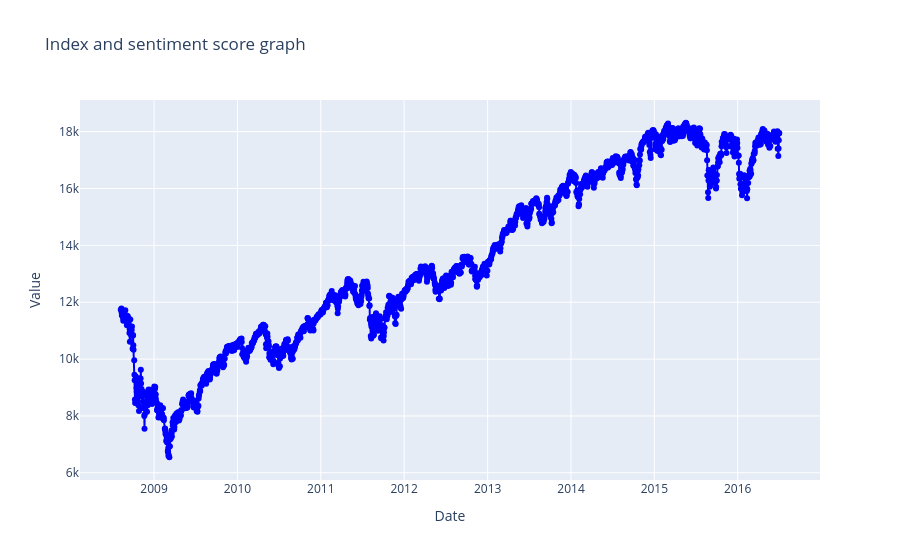

Notebook cell for this chart:
### Code cell
trace1 = go.Scatter(x=merged_df['Date'],y=merged_df['Close'], mode = 'lines+markers',name = 'Index Price',line = dict(color='blue'))
trace2 = go.Scatter(x=merged_df['Date'],y=merged_df['Sentiment_score'], mode = 'lines+markers',name = 'Sentiment Score',line = dict(color='green'))

layout = go.Layout(title = 'Index and sentiment score graph',xaxis = dict(title='Date'),yaxis = dict(title='Value'),hovermode = 'closest')

fig = go.Figure(data = [trace1],layout = layout)

fig.show()

### Figure 1 — Plotly figure (JSON) as saved in the notebook; plotly's stock layout.template omitted (floating-point values rounded to 4 significant figures; data arrays with more than 128 entries replaced by an {"elided": "..."} marker saying what was removed)
{"data": [{"line": {"color": "blue"}, "mode": "lines+markers", "name": "Index Price", "type": "scatter", "x": {"elided": "1989 str values"}, "y": {"elided": "1989 float values"}}], "layout": {"hovermode": "closest", "title": {"text": "Index and sentiment score graph"}, "xaxis": {"title": {"text": "Date"}}, "yaxis": {"title": {"text": "Value"}}}}
